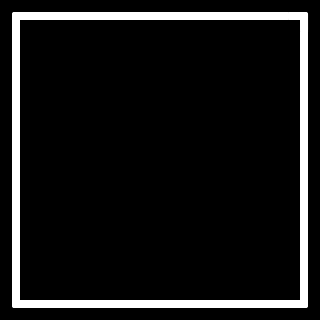

The image is a tile-based game level rendered from a .tmx file. Its description and complete source (layers, tilesets, objects, tile grids) follow:
An orthogonal 10x10 tile map with 32x32 px tiles, 1 tile layer (Tile Layer 1) and 6 objects.

<map version="1.0" tiledversion="1.1.6" orientation="orthogonal" renderorder="right-down" width="10" height="10" tilewidth="32" tileheight="32" infinite="0" nextobjectid="13">
 <properties>
  <property name="hue" type="int" value="180" />
 </properties>
 <tileset firstgid="1" source="tileset.tsx" />
 <layer name="Tile Layer 1" width="10" height="10">
  <data encoding="csv">
8,3,3,3,3,3,3,3,3,7,
11,0,0,0,0,0,0,0,0,11,
11,0,0,0,0,0,0,0,0,11,
11,0,0,0,0,0,0,0,0,11,
11,0,0,0,0,0,0,0,0,11,
11,0,0,0,0,0,0,0,0,11,
11,0,0,0,0,0,0,0,0,11,
11,0,0,0,0,0,0,0,0,11,
11,0,0,0,0,0,0,0,0,11,
6,3,3,3,3,3,3,3,3,5
</data>
 </layer>
 <objectgroup name="Obstacles">
  <object id="3" x="11" y="11.5" width="300" height="8" />
  <object id="4" x="11.5" y="299" width="297.5" height="7" />
  <object id="5" x="10.5" y="19.5" width="8.5" height="279.5" />
  <object id="6" x="299" y="19.5" width="10" height="279.5" />
 </objectgroup>
 <objectgroup name="Finish">
  <object id="11" x="64" y="235.5" width="64" height="64" />
 </objectgroup>
 <objectgroup name="Player">
  <object id="1" x="193" y="268" width="32" height="32" />
 </objectgroup>
</map>
